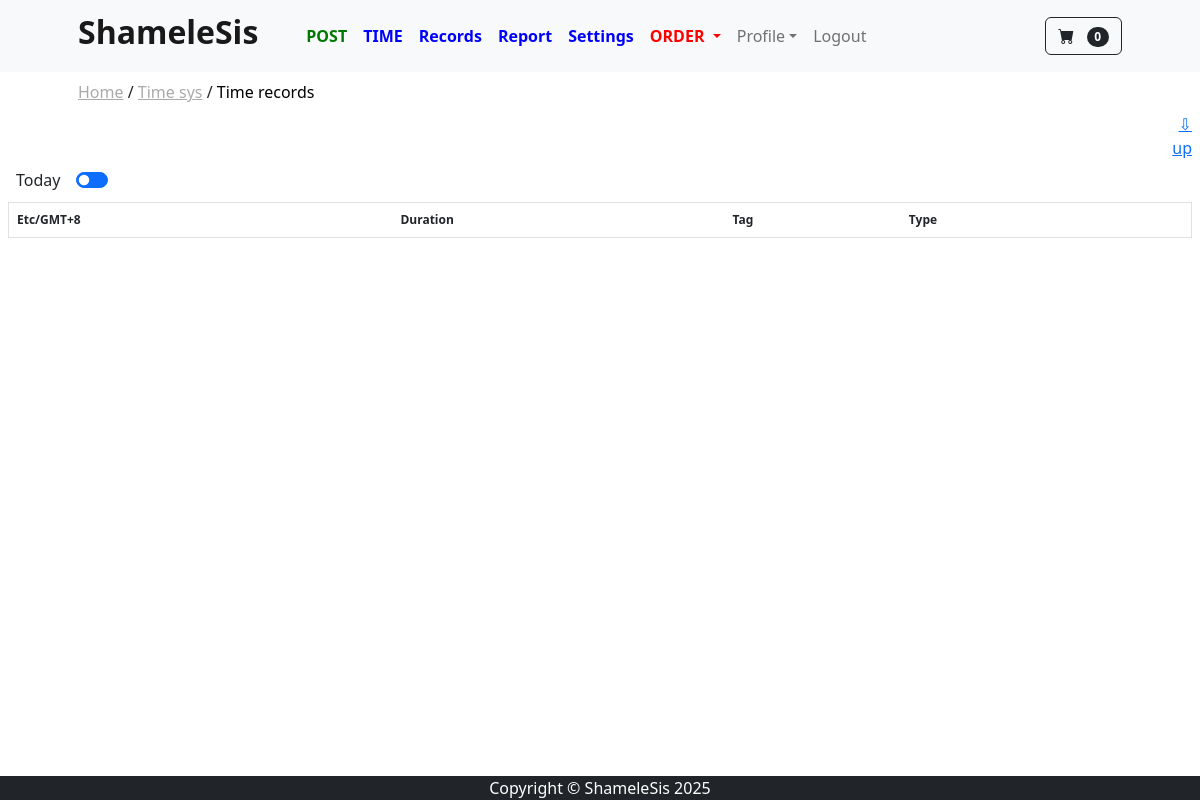
The app's page /time_sys/time_records/ (signed in), older data.
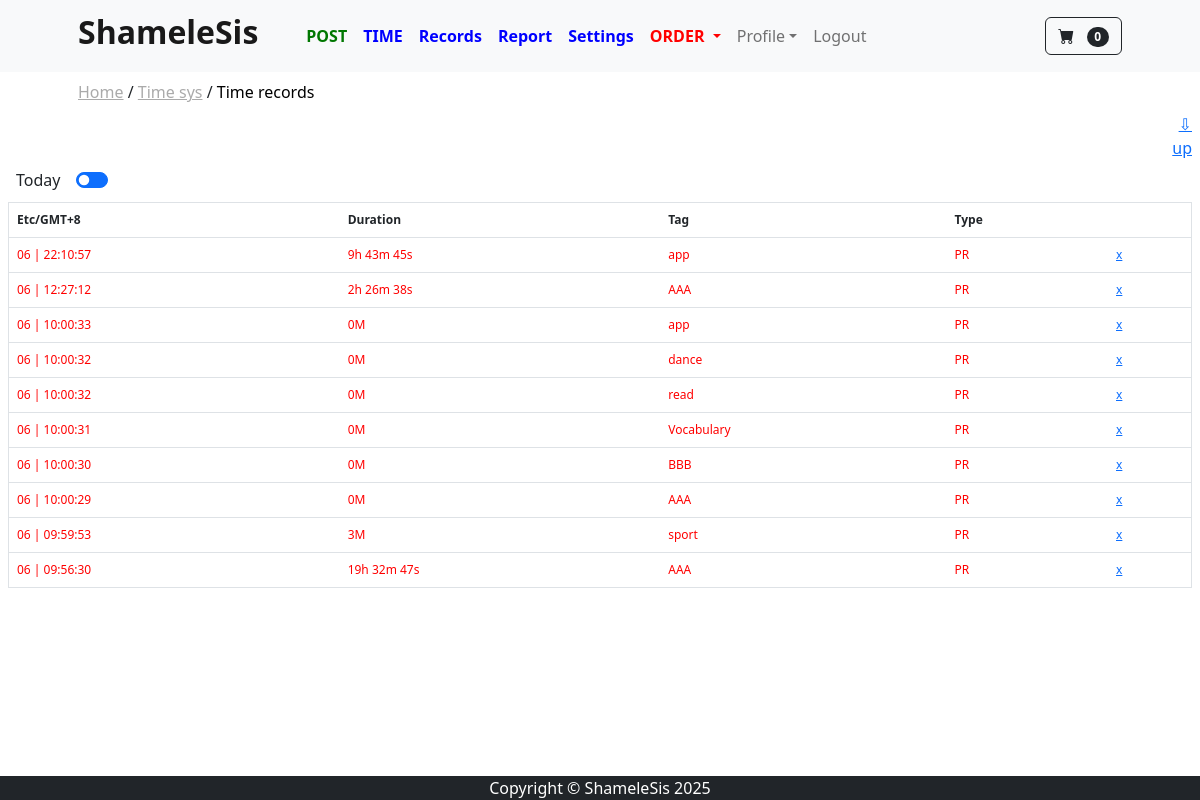
The same page, newer data.
### time_sys/models.py (models this page shows, shortened)
class TimeRecord(models.Model):
    user = models.ForeignKey(User, on_delete=models.CASCADE)
    end = models.DateTimeField()
    duration = models.IntegerField()
    tag = models.CharField(max_length=255)
    type = models.CharField(max_length=255)
    @property
    def formatted_duration(self):
        seconds = self.duration
        minutes = self.duration // 60
        seconds = seconds % 60
        if minutes < 60:
            return f"{minutes}M"
        hours = minutes // 60
        minutes = minutes % 60
        return f"{hours}h {minutes}m {seconds}s"

### time_sys/views.py (the view)
# urls.py: path('time_records/', views.time_records, name='time_records'),
@login_required
def time_records(request):
    user_id = request.user.id
    user_instance = User.objects.get(id=user_id)
    start_of_day = timezone.now().replace(hour=0, minute=0, second=0, microsecond=0)
    records = TimeRecord.objects.filter(user=user_instance).order_by('-id')
    records_today = TimeRecord.objects.filter(user=user_instance, end__gte=start_of_day).order_by('-id')
    form = RecordDel(request.POST or None)
    if request.method == 'POST' and form.is_valid():
        record_del = TimeRecord.objects.filter(id=form.cleaned_data['del_id'], user=user_instance).first()
        if record_del.user == request.user:
            record_del.delete()
        else:
            messages.success(request, "Not ur data")
    context = {
        'records': records,
        'records_today': records_today,
        'timezone': timezone_display(request.user.profile),
    }
    return render(request, 'time/time_records.html', context)

### cart/cart.py (called while the page is built)
    def __len__(self):
        return len(self.cart)

### cart/context_processors.py (called while the page is built)
def cart(request):
    return {'cart': Cart(request)}

### store/context_processors.py (called while the page is built)
def base_breadcrumbs(request):
    path = request.path
    parts = path.strip('/').split('/')
    breadcrumbs = []
    url = ''
    for part in parts:
        url += f'/{part}'
        breadcrumbs.append({'name': part.replace('_', ' ').capitalize(), 'url': url})
    return {'breadcrumbs': breadcrumbs}

### store/templatetags/breadcrumbs.py (called while the page is built)
@register.inclusion_tag('breadcrumbs.html')
def show_breadcrumbs(breadcrumbs):
    return {'breadcrumbs': breadcrumbs}

### time_sys/utils.py (called while the page is built)
def timezone_display(user):
    if user.timezone[7]=="-":
        timezone_string = user.timezone.replace("-", "+")
    else:
        timezone_string = user.timezone.replace("+", "-")
    return timezone_string

### time_sys/templates/time/time_records.html (shortened to what this page needs)
{% extends 'base.html' %}
{% block content %}
{% load tz %}
<div class="col-12 text-end pe-2">
   <a href="{% url 'time_download' %}">⇩</a>
</div>
<div class="col-12 text-end pe-2">
   <a href="{% url 'time_upload' %}">up</a>
</div>
<form id="my_form" method="POST" class="form-register">
<div class="container-fluid px-2" style="font-size:12px">
   <div class="row py-2" style="font-size:16px">
      <div class="col-12 text-center">
         <div class="ms-2" style="float:left;">Today</div>
         <div class="col-6 form-check form-switch ms-3" style="float:left">
            <input class="form-check-input"
                   type="checkbox"
                   name="today_switch"
                   id="today_switch"
                   value="1"
                   style="transform: rotate(180deg);"
                   checked onclick="myFunction()"/>
         </div>
      </div>
   </div>
   <div class="row">
      <div class="col-12">
         <table class="table border border-1">
            <thead>
               <tr>
                  <th scope="col">{{ timezone }}</th>
                  <th scope="col">Duration</th>
                  <th scope="col">Tag</th>
                  <th scope="col">Type</th>
                  <th scope="col"></th>
               </tr>
            </thead>
            <tbody id="record-table-body">
               {% for record in records_today %}
               <tr{% if record.type == "PR" %} style="color: #F00"{% endif %}>
                  {% timezone request.user.profile.timezone %}
                  <td>{{ record.end|date:"d | H:i:s" }}</td>
                  {% endtimezone %}
                  <td>{{ record.formatted_duration }}</td>
                  <td>{{ record.tag }}</td>
                  <td>{{ record.type }}</td>
                  <td>
                     <a href="javascript:{}" onclick="
                           document.getElementById('ch{{ record.id }}').checked = true;
                           document.getElementById('my_form').submit();
                           ">x</a>
                  </td>
               </tr>
               {% endfor %}
            </tbody>
         </table>
      </div>
   </div>
</div>
</form>
{% endblock %}

Row changes from the older to the newer data that the page shows:
added TimeRecord: end|H "06 | 22:10:57", formatted_duration "9h 43m 45s", tag "app", type "PR"
added TimeRecord: end|H "06 | 12:27:12", formatted_duration "2h 26m 38s", tag "AAA", type "PR"
added TimeRecord: end|H "06 | 10:00:33", formatted_duration "0M", tag "app", type "PR"
added TimeRecord: end|H "06 | 10:00:32", formatted_duration "0M", tag "dance", type "PR"
added TimeRecord: end|H "06 | 10:00:32", formatted_duration "0M", tag "read", type "PR"
added TimeRecord: end|H "06 | 10:00:31", formatted_duration "0M", tag "Vocabulary", type "PR"
added TimeRecord: end|H "06 | 10:00:30", formatted_duration "0M", tag "BBB", type "PR"
added TimeRecord: end|H "06 | 10:00:29", formatted_duration "0M", tag "AAA", type "PR"
added TimeRecord: end|H "06 | 09:59:53", formatted_duration "3M", tag "sport", type "PR"
added TimeRecord: end|H "06 | 09:56:30", formatted_duration "19h 32m 47s", tag "AAA", type "PR"
